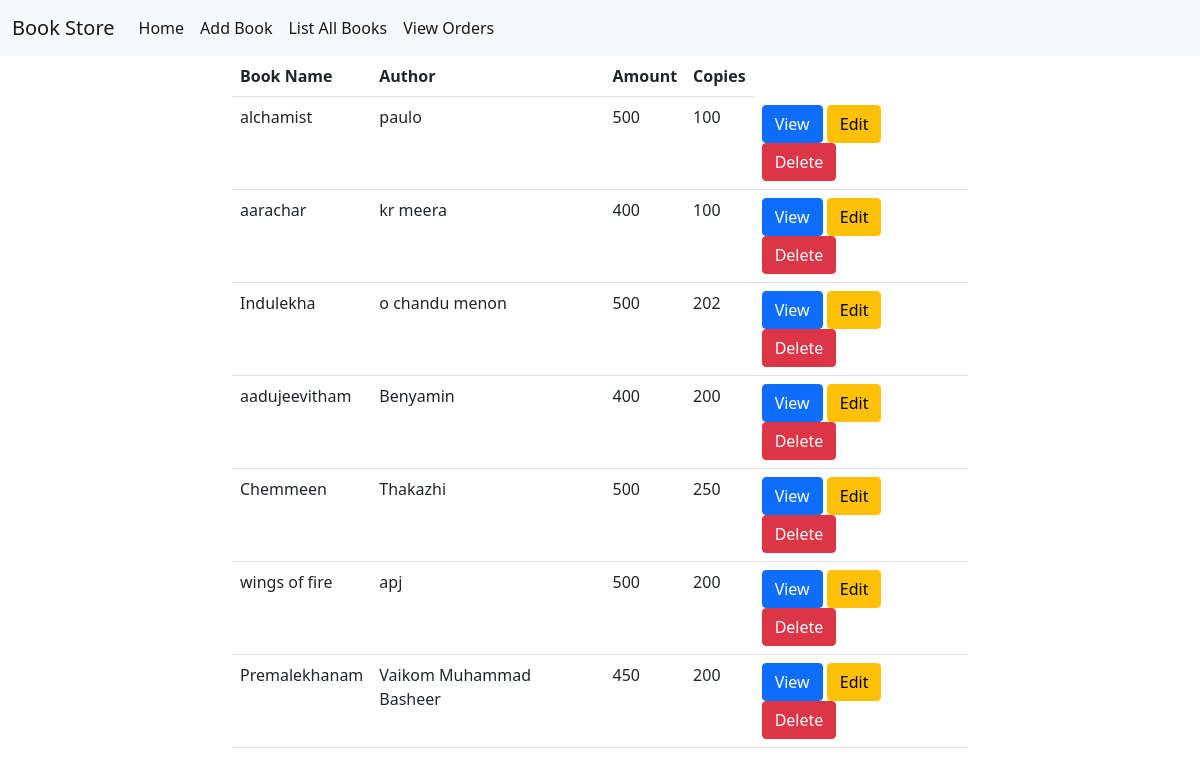
/books/all, run on an earlier commit of the app's database.
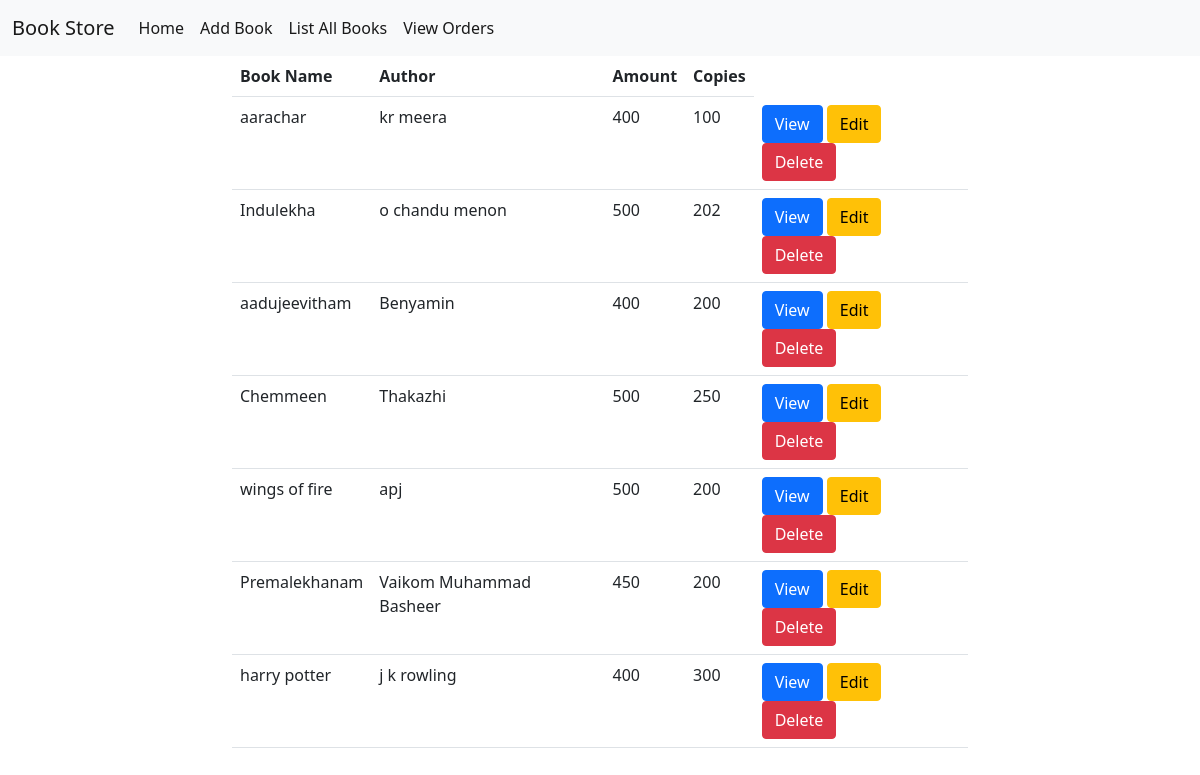
And on a later commit of the database.
### owner/models.py (models this page shows, shortened)
class Books(models.Model):
    book_name=models.CharField(max_length=120,unique=True)
    author=models.CharField(max_length=120)
    amount=models.PositiveIntegerField()
    copies=models.PositiveIntegerField()
    image=models.ImageField(upload_to="images",null=True)

### owner/views.py (the view)
# urls.py: path("books/all",views.BookListView.as_view(),name="allbooks"),
class BookListView(ListView):
    model = Books
    template_name = "book_list.html"
    context_object_name = "books"

### owner/templates/book_list.html
{%extends 'base.html'%}
{%block body_block%}
<div class="row">
    <div class="col-2"></div>
    <div class="col-8">
        <table class="table">
            <tr>
                <th>Book Name</th>
                <th>Author</th>
                <th>Amount</th>
                <th>Copies</th>
            </tr>
            {%for book in books%}
            <tr>
                <td>{{book.book_name}}</td>
                <td>{{book.author}}</td>
                <td>{{book.amount}}</td>
                <td>{{book.copies}}</td>
                <td>
                    <a href="{%url 'bookdetails' book.id%}" class="btn btn-primary">View</a>
                    <a href="{%url 'editbook' book.id%}" class="btn btn-warning">Edit</a>
                    <a href="{%url 'bookdelete' book.id%}" class="btn btn-danger">Delete</a>
                </td>
                {%endfor%}
            </tr>
        </table>
    </div>
    <div class="col-2"></div>
</div>
{%endblock%}

What changed in the data, as far as the page shows it:
removed Books: book_name "alchamist", author "paulo", amount "500", copies "100"
added Books: book_name "harry potter", author "j k rowling", amount "400", copies "300"
